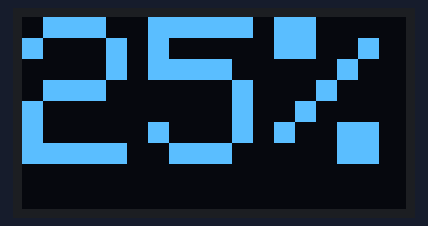
The sketch below on a simulated Arduino Uno, built with avr-gcc and run on an emulated ATmega328P. Shown: 128×64 one-colour display.

Above: at 0.1 s.

The sketch:

sketch_oct25a.ino
```cpp
#include <Wire.h>                // For I2C communication
#include <Adafruit_GFX.h>        // Core graphics library
#include <Adafruit_SSD1306.h>

#define SCREEN_WIDTH 128         // OLED display width, in pixels
#define SCREEN_HEIGHT 64         // OLED display height, in pixels

// Declaration for an SSD1306 display connected to I2C (SDA, SCL pins)
#define OLED_RESET -1            // Reset pin (or -1 if sharing Arduino reset pin)
Adafruit_SSD1306 display(SCREEN_WIDTH, SCREEN_HEIGHT, &Wire, OLED_RESET);

void setup() {
  // put your setup code here, to run once:
  Serial.begin(115200);

  // Initialize OLED display with I2C address 0x3C (for most OLED modules)
  if(!display.begin(SSD1306_SWITCHCAPVCC, 0x3C)) {
    Serial.println(F("SSD1306 allocation failed"));
    for(;;); // Don't proceed, loop forever
  }

  // Clear the buffer
  display.clearDisplay();

  // Set text size and color
  display.setTextSize(7);       // Normal 1:1 pixel scale
  display.setTextColor(SSD1306_WHITE); // Draw white text
  display.setCursor(0,0);       // Start at top-left corner

  // Display text
  display.println(F("25%"));
  display.display();            // Display buffer on the screen

}

void loop() {
  // put your main code here, to run repeatedly:

}
```
